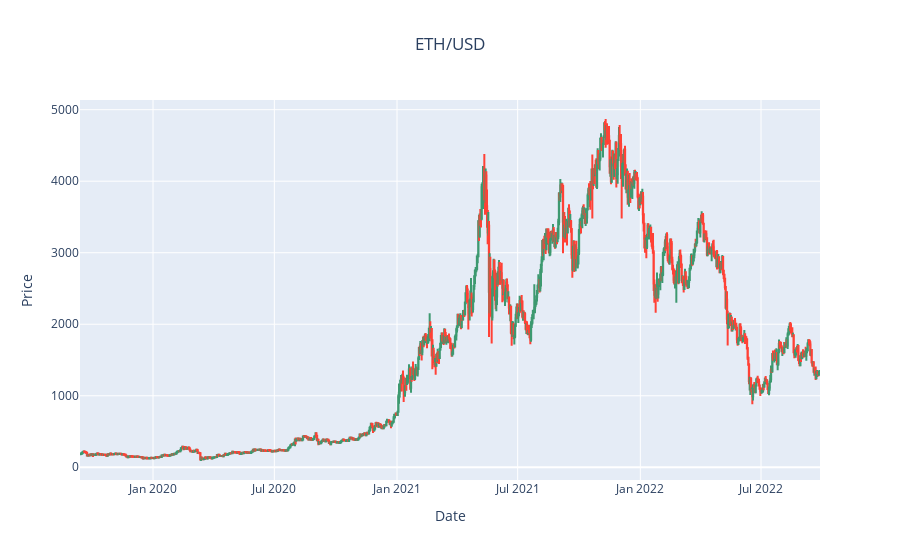

Notebook code for this chart:
### Code cell
fig = go.Figure()

fig.update_layout(
    title={
        'text': f"{base_currency}/{quote_currency}",
        'x':0.5,
        'xanchor': 'center'
    },
    xaxis_title="Date",
    yaxis_title="Price",
    xaxis_rangeslider_visible=False
)

fig.add_trace(
    go.Candlestick(
        x=df['date'],
        open=df['open'],
        high=df['high'],
        low=df['low'],
        close=df['close']
    )
)
fig.show()

### Figure 1 — Plotly figure (JSON) as saved in the notebook; plotly's stock layout.template omitted (floating-point values rounded to 4 significant figures; data arrays with more than 128 entries replaced by an {"elided": "..."} marker saying what was removed)
{"data": [{"close": {"elided": "1110 float values"}, "high": {"elided": "1110 float values"}, "low": {"elided": "1110 float values"}, "open": {"elided": "1110 float values"}, "type": "candlestick", "x": {"elided": "1110 str values"}}], "layout": {"title": {"text": "ETH/USD", "x": 0.5, "xanchor": "center"}, "xaxis": {"rangeslider": {"visible": false}, "title": {"text": "Date"}}, "yaxis": {"title": {"text": "Price"}}}}
